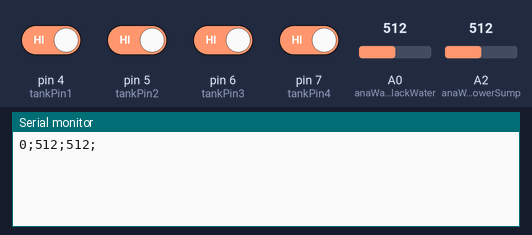
Recording of a sketch running on a simulated Arduino Uno, built with avr-gcc and run on an emulated ATmega328P. Parts: the last lines printed to the serial monitor. The test bench sets the inputs (shaded band); at power-on: pin 4 (tankPin1), pin 5 (tankPin2), pin 6 (tankPin3), pin 7 (tankPin4) HIGH, A0 (anaWaterSensorBlackWater) = 512, A2 (anaWaterSensorShowerSump) = 512.

Above: at 2.8 s.
2.9 s: A0 (anaWaterSensorBlackWater) set to 716
At 5.0 s:
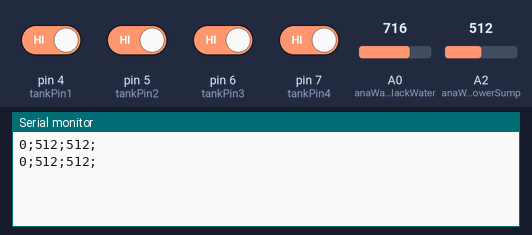
5.6 s: A2 (anaWaterSensorShowerSump) set to 716
At 6.6 s:
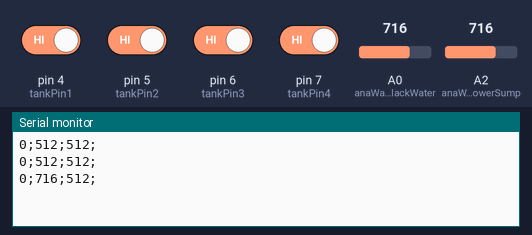
8.3 s: pin 4 (tankPin1) driven LOW
11.0 s: pin 5 (tankPin2) driven LOW
13.7 s: pin 6 (tankPin3) driven LOW
At 16.3 s:
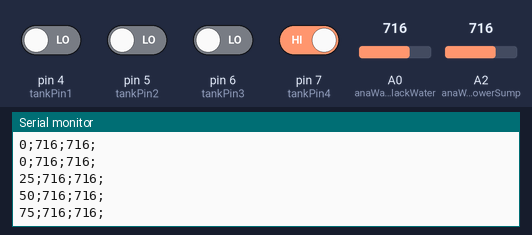
16.4 s: pin 7 (tankPin4) driven LOW
Timing chart, 0 to 19.4 s (numbered marks = the images above; inputs shaded):
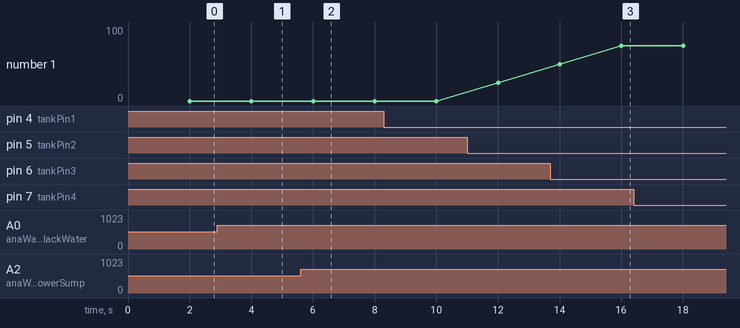

Measured:
- after the input at 13.7 s, the serial monitor: prints a new line after 2.3 s (image 3)
- plotted number 1: 25 → 75 after the input at 13.7 s, 75 → 100 after the input at 16.4 s

The sketch:

Bathroom.ino
```cpp
//#include <DHT.h>
#include <Wire.h>
#include <SPI.h>
#include <Adafruit_GFX.h>
#include <Adafruit_SSD1306.h>
//#include <SoftwareSerial.h>


int sensorBlackWater = 0;
int sensorShowerSump = 0;
int sensorTankLevel = 0;

//False: liquid detected. True: liquid not detected
bool sensorTank1 = true;
bool sensorTank2 = true;
bool sensorTank3 = true;
bool sensorTank4 = true;

//Pin assignement
int tankPin1 = 4;
int tankPin2 = 5;
int tankPin3 = 6;
int tankPin4 = 7;
int anaWaterSensorBlackWater = A0;
int anaWaterSensorShowerSump = A2;

#define SCREEN_WIDTH 128 // OLED display width, in pixels
#define SCREEN_HEIGHT 64 // OLED display height, in pixels
#define OLED_RESET -1

Adafruit_SSD1306 display(SCREEN_WIDTH, SCREEN_HEIGHT, &Wire, OLED_RESET);
//SoftwareSerial usbSerialComm (0, 1); //Digital pin 0 receive (RX), digital pin 1 transmit (TX)
//SerialUSB usbSerialComm;

void setup() {
  Wire.begin();
  Serial.begin(9600);
  //usbSerialComm.begin(9600);
  //while (!Serial){
  //  ; // wait for serial port to connect. Needed for native USB port only
  //}


  pinMode(tankPin1, INPUT);
  pinMode(tankPin2, INPUT);
  pinMode(tankPin3, INPUT);
  pinMode(tankPin4, INPUT);

  //display.begin(SSD1306_SWITCHCAPVCC, 0x3C);
  /*
  if(!display.begin(SSD1306_SWITCHCAPVCC, 0x3C)) { // Address 0x7B for 128x64 (8bit). Remove LIB for = 0x3C for 7bit Arduino max address space
    //Catch error on Display object start
    Serial.println("feil");
  }
  */
  /*
  display.display();
  delay(2000); // Pause for 2 seconds
  // Clear the buffer
  display.clearDisplay();
  //display.drawPixel(10, 10, WHITE);
  display.display();
  */
}

void loop() {
  sensorBlackWater = 0;
  sensorShowerSump = 0;
  sensorTankLevel = 0;
  //Serial.println("test serial");
  readTankLevel();

//***************************** BLACK WATER LEAKAGE SENSOR ***********************************
  sensorBlackWater = analogRead(anaWaterSensorBlackWater); //Analog input 2
//********************************************************************************************

//***************************** GREY WATER LEAKAGE SENSOR ************************************
  sensorShowerSump = analogRead(anaWaterSensorShowerSump); //Analog input 5
//********************************************************************************************
/*
  display.clearDisplay();
  delay(2000);
  //display.drawPixel(10, 10, WHITE);
  // Clear the buffer
  //display.clearDisplay();
  //display.display();
  displayOLED();
  transmitData();
  //usbSerialComm.println("test");
*/
delay(2000);
transmitData();
}

void readTankLevel(){
  //********************************** BLACK WATER TANK ****************************************
  sensorTank1 = digitalRead(tankPin1); //Digital input 2
  sensorTank2 = digitalRead(tankPin2); //Digital input 3
  sensorTank3 = digitalRead(tankPin3); //Digital input 4
  sensorTank4 = digitalRead(tankPin4); //Digital input 5

  //need one reading for all four sensors, then if/else or switch/case on what sensor is active
  if (sensorTank4 == false) {
    sensorTankLevel = 100;
  }
  else if (sensorTank3 == false){
    sensorTankLevel = 75;
  }
  else if (sensorTank2 == false){
    sensorTankLevel = 50;
  }
  else if (sensorTank1 == false){
    sensorTankLevel = 25;
  }
}

void displayOLED (){
  //display.clearDisplay();
  display.setTextSize(1);
  display.setTextColor(WHITE);
  //display.setTextColor(SSD1306_WHITE);

  display.setCursor(0, 0);
  display.println("   SEPTIK OG DUSJ ");

  display.setCursor(0, 17);
  display.print("Septiktank:   ");
  display.print(sensorTankLevel);
  display.print("%");

  display.setCursor(0, 30);
  display.print("Under sump:   ");
  display.print(sensorShowerSump);

  display.setCursor(0, 43);
  display.print("Under septik: ");
  display.print(sensorBlackWater);

  display.display();
}

void transmitData(){
  //sensorTankLevel
  //sensorBlackWater
  //sensorShowerSump

  //Serial.write("Septiktank: " + sensorTankLevel);
  //Serial.write("Septiklekkasje: " + sensorBlackWater);
  //Serial.write("Dusjlekkasje: " + sensorShowerSump);
  //Serial.println("Septiktank: " + sensorTankLevel);
  //Serial.println("Septiklekkasje: " + sensorBlackWater);
  //Serial.println("Dusjlekkasje: " + sensorShowerSump);

  Serial.print(sensorTankLevel);
  Serial.print(";");
  Serial.print(sensorBlackWater);
  Serial.print(";");
  Serial.print(sensorShowerSump);
  Serial.println(";");

/*
  Serial.print("Septiktank: ");
  Serial.println(sensorTankLevel);
  Serial.print("Septiklekkasje: ");
  Serial.println(sensorBlackWater);
  Serial.print("Dusjlekkasje: ");
  Serial.println(sensorShowerSump);
  Serial.println("------");
*/
  //usbSerialComm.println("Septiktank: " + sensorTankLevel);
  //usbSerialComm.println("Septiklekkasje: " + sensorBlackWater);
  //usbSerialComm.println("Dusjlekkasje: " + sensorShowerSump);
}
```
